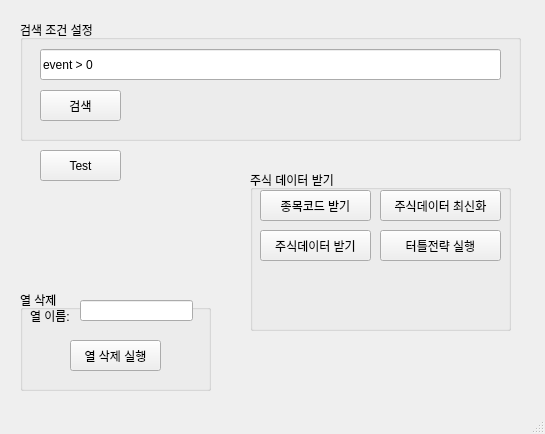
<?xml version="1.0" encoding="UTF-8"?>
<ui version="4.0">
 <class>MainWindow</class>
 <widget class="QMainWindow" name="MainWindow">
  <property name="geometry">
   <rect>
    <x>0</x>
    <y>0</y>
    <width>545</width>
    <height>434</height>
   </rect>
  </property>
  <property name="windowTitle">
   <string>MainWindow</string>
  </property>
  <widget class="QWidget" name="centralwidget">
   <widget class="QGroupBox" name="groupBox">
    <property name="geometry">
     <rect>
      <x>20</x>
      <y>20</y>
      <width>501</width>
      <height>121</height>
     </rect>
    </property>
    <property name="title">
     <string>검색 조건 설정</string>
    </property>
    <widget class="QLineEdit" name="lineEdit">
     <property name="geometry">
      <rect>
       <x>20</x>
       <y>29</y>
       <width>461</width>
       <height>31</height>
      </rect>
     </property>
     <property name="text">
      <string>event &gt; 0</string>
     </property>
    </widget>
    <widget class="QPushButton" name="pushButton_2">
     <property name="geometry">
      <rect>
       <x>20</x>
       <y>70</y>
       <width>81</width>
       <height>31</height>
      </rect>
     </property>
     <property name="text">
      <string>검색</string>
     </property>
    </widget>
   </widget>
   <widget class="QGroupBox" name="groupBox_2">
    <property name="geometry">
     <rect>
      <x>20</x>
      <y>290</y>
      <width>191</width>
      <height>101</height>
     </rect>
    </property>
    <property name="title">
     <string>열 삭제</string>
    </property>
    <widget class="QLineEdit" name="lineEdit_2">
     <property name="geometry">
      <rect>
       <x>60</x>
       <y>10</y>
       <width>113</width>
       <height>21</height>
      </rect>
     </property>
    </widget>
    <widget class="QPushButton" name="pushButton_4">
     <property name="geometry">
      <rect>
       <x>50</x>
       <y>50</y>
       <width>91</width>
       <height>31</height>
      </rect>
     </property>
     <property name="text">
      <string>열 삭제 실행</string>
     </property>
    </widget>
    <widget class="QLabel" name="label">
     <property name="geometry">
      <rect>
       <x>10</x>
       <y>20</y>
       <width>56</width>
       <height>12</height>
      </rect>
     </property>
     <property name="text">
      <string>열 이름: </string>
     </property>
    </widget>
   </widget>
   <widget class="QGroupBox" name="groupBox_3">
    <property name="geometry">
     <rect>
      <x>250</x>
      <y>170</y>
      <width>261</width>
      <height>161</height>
     </rect>
    </property>
    <property name="title">
     <string>주식 데이터 받기</string>
    </property>
    <widget class="QPushButton" name="pushButton">
     <property name="geometry">
      <rect>
       <x>10</x>
       <y>20</y>
       <width>111</width>
       <height>31</height>
      </rect>
     </property>
     <property name="text">
      <string>종목코드 받기</string>
     </property>
    </widget>
    <widget class="QPushButton" name="pushButton_3">
     <property name="geometry">
      <rect>
       <x>130</x>
       <y>20</y>
       <width>121</width>
       <height>31</height>
      </rect>
     </property>
     <property name="text">
      <string>주식데이터 최신화</string>
     </property>
    </widget>
    <widget class="QPushButton" name="pushButton_5">
     <property name="geometry">
      <rect>
       <x>10</x>
       <y>60</y>
       <width>111</width>
       <height>31</height>
      </rect>
     </property>
     <property name="text">
      <string>주식데이터 받기</string>
     </property>
    </widget>
    <widget class="QPushButton" name="pushButton_7">
     <property name="geometry">
      <rect>
       <x>130</x>
       <y>60</y>
       <width>121</width>
       <height>31</height>
      </rect>
     </property>
     <property name="text">
      <string>터틀전략 실행</string>
     </property>
    </widget>
   </widget>
   <widget class="QPushButton" name="pushButton_6">
    <property name="geometry">
     <rect>
      <x>40</x>
      <y>150</y>
      <width>81</width>
      <height>31</height>
     </rect>
    </property>
    <property name="text">
     <string>Test</string>
    </property>
   </widget>
  </widget>
  <widget class="QMenuBar" name="menubar">
   <property name="geometry">
    <rect>
     <x>0</x>
     <y>0</y>
     <width>545</width>
     <height>21</height>
    </rect>
   </property>
  </widget>
  <widget class="QStatusBar" name="statusbar"/>
 </widget>
 <resources/>
 <connections/>
</ui>
